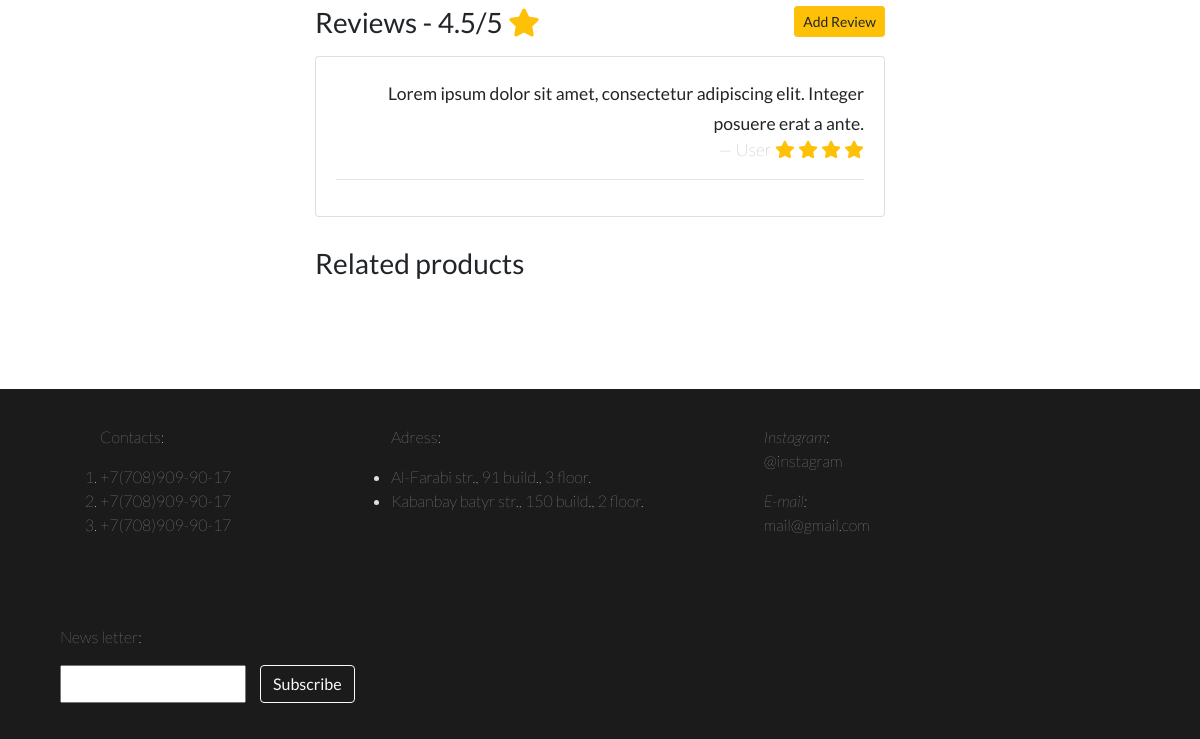
/product/5 (lower part), run on an earlier commit of the app's database.
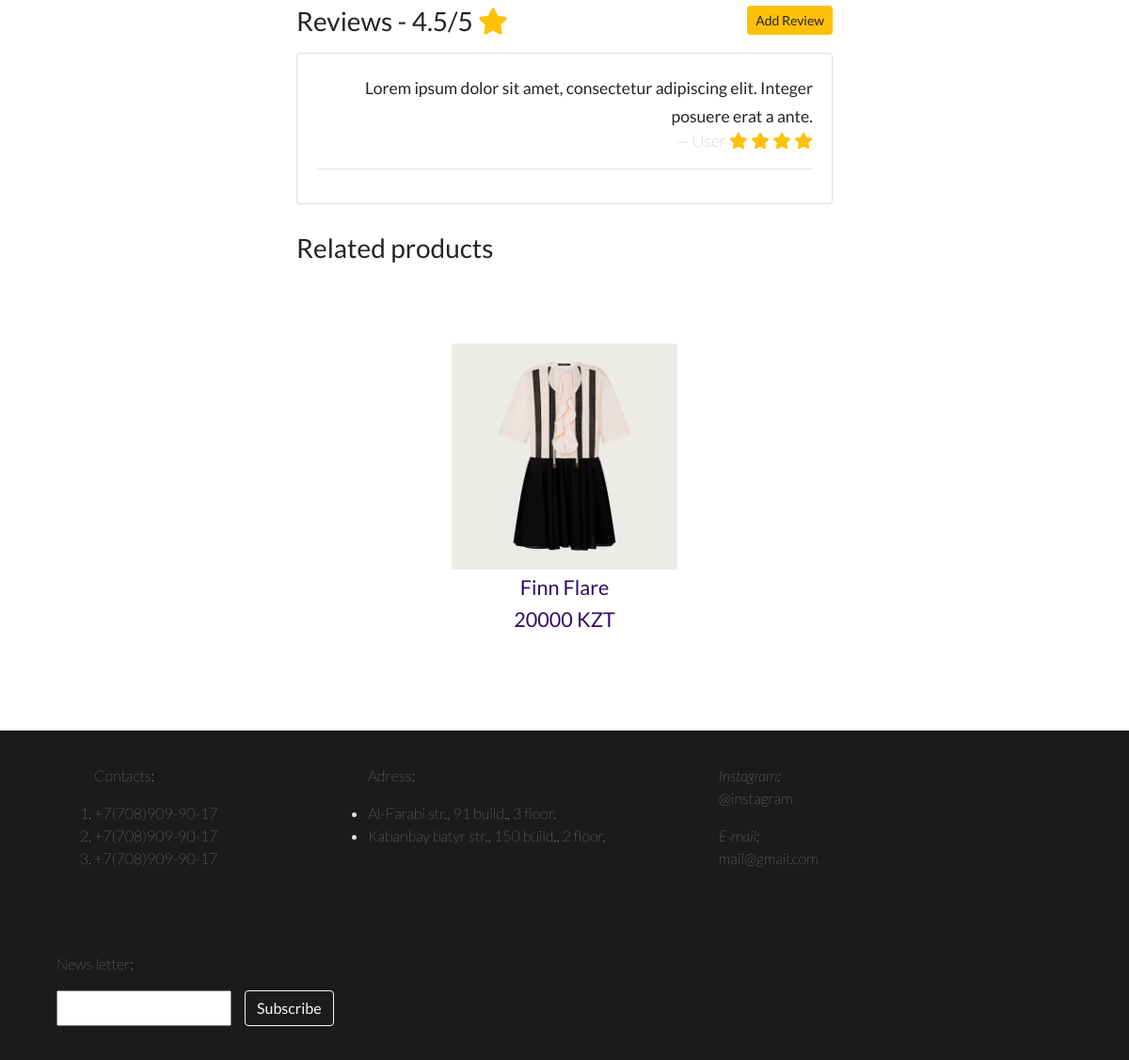
And on a later commit of the database.
### mainapp/models.py (models this page shows)
class Items(models.Model):
    name = models.ForeignKey(Names, blank=True, null=True, on_delete=models.CASCADE, verbose_name='BRAND', )
    category = models.ForeignKey(Category, blank=True, null=True, on_delete=models.CASCADE, verbose_name='CATEGORY')
    price = models.IntegerField(blank=True, null=True, verbose_name='PRICE')
    image = models.ImageField(null=True, blank=True,  )
    size = models.ForeignKey(Sizes, blank=True, null=True, on_delete=models.CASCADE, verbose_name='SIZE')
    stock = models.IntegerField(verbose_name='STOCK')
    description = models.TextField(blank=True)
    class Meta:
        verbose_name = 'Item'
        verbose_name_plural = 'Items'

class Names(models.Model):
    title = models.CharField(max_length=255, verbose_name='NAME', blank=True, null=True, )
    def __str__(self):
        return self.title
    class Meta:
        verbose_name = 'Name'
        verbose_name_plural = 'Names'
        ordering = ['title']

### mainapp/views.py (the view)
# urls.py: path('product/<int:id>', views.product, name='product'),
def product(request,id):
    product = Items.objects.get(id=id)
    related_products=Items.objects.filter(category = product.category).exclude(id=id)[:3]
    reviewForm=ReviewAdd()
    return render(request, 'product.html', {'data':product, 'related_products':related_products,
    'form':reviewForm})

### mainapp/forms.py
class ReviewAdd(forms.ModelForm):
     class Meta:
          model=ProductReview
          fields=('review_text','review_rating')

### mainapp/models.py (called while the page is built)
    def __str__(self):
        return self.title

    def __str__(self):
        return self.title

### templates/html/product.html (shortened to what this page needs)
{% extends 'template.html' %}
{% load static %}
{% block content %}
    <link rel="stylesheet" href="{% static './style/items_style.css' %}">
    <link rel="stylesheet" href="{% static './style/product.css' %}">
    <section class="section product-detail">
        <div class="details container">
            <div class="left image-container">
                <div class="main">
                </div>
            </div>
            <div class="right">
            </div>
        </div>
</section>
<div class="col-md-6" style="float:none;margin:auto;margin-top: -50px;margin-bottom: 30px;">
    <h3 class="my-3">Reviews - 4.5/5 <i class="fa fa-star text-warning"></i>
        <button data-toggle="modal" data-target="#productReview" type="button"
        class="btn btn-warning btn-sm float-right">Add Review</button> </h3>
    <div class="card">
        <div class="card-body" style="max-height: 400px; overflow: auto;">
             <blockquote class="blockquote text-right">
               <small>Lorem ipsum dolor sit amet, consectetur adipiscing elit. Integer posuere erat
               a ante.</small>
               <footer class="blockquote-footer">User
                 <cite title="Source Title">
                     <i class="fa fa-star text-warning"></i>
                     <i class="fa fa-star text-warning"></i>
                     <i class="fa fa-star text-warning"></i>
                     <i class="fa fa-star text-warning"></i>
                 </cite>
               </footer>
             </blockquote>
             <hr/>
        </div>
    </div>
</div>
<h3 style="margin-left: 315px;">Related products</h3>
<div class="kurt">
    {% for related_product in related_products %}
    <div class="tsort">
        <a href="{% url 'product' related_product.id %}">
            <img src="{{ related_product.image |slice:'10:' }}">
            <h4 style="color: #330867;" >{{related_product.name}}</h4>
        </a>
            <h5 style="color: #330867;"> {{ related_product.price }} KZT</h5>
     </div>
    {% endfor %}
</div>
{% endblock %}

What changed in the data, as far as the page shows it:
added Items: image (picture), name "Finn Flare", price "20000"
